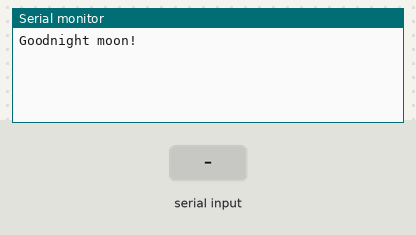
Simulated run of this sketch. Board: Arduino Uno, built with avr-gcc and run on an emulated ATmega328P. Parts: the last lines printed to the serial monitor. Inputs (shaded band) come from the test bench.

Above: at 1.2 s.
1.3 s: "wdzzy9113\n" received over the second serial link
At 2.2 s:
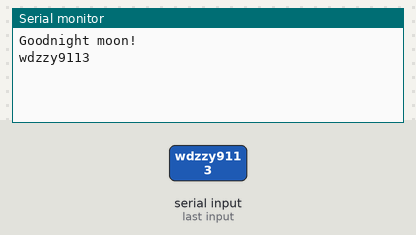
2.8 s: "1" received over the second serial link
At 3.3 s:
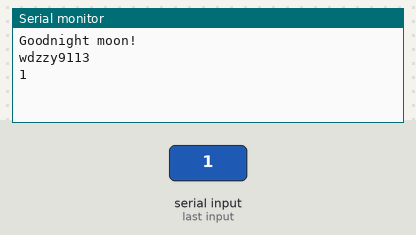

Measured:
- after the input at 1.3 s, the serial monitor: prints a new line at once (image 1)
- after the input at 2.8 s, the serial monitor: prints a new line at once (image 2)

The sketch:

AA.ino
```cpp
#include <SoftwareSerial.h>

SoftwareSerial mySerial(10, 11); // RX, TX


//WiFi Module
#define  ESP_MODE "AT+CWMODE=3"
#define  ESP_TCP_CONNECT "AT+CWJAP=\"song\",\"14901490\""
//#define  ESP_TCP_CONNECT "AT+CWJAP=\"Triz\",\"wdzzy9113"
#define  ESP_IP_PORT "AT+CIPSTART=\"TCP\",\"192.168.1.123\",8080"

#define  ESP_simple  "AT+CIPMUX=0"
#define  ESP_start "AT+CIPMODE=1"
#define  ESP_start_trasmit "AT+CIPSEND"


void setup() {
  // Open serial communications and wait for port to open:
  Serial.begin(115200);
  while (!Serial) {
    ; // wait for serial port to connect. Needed for native USB port only
  }


  Serial.println("Goodnight moon!");

  // set the data rate for the SoftwareSerial port
  mySerial.begin(115200);
 mySerial.println("Hello, world?");
////  mySerial.println(ESP_MODE);
////  delay(300);
////  mySerial.println(ESP_TCP_CONNECT);
////  delay(3000);
//  mySerial.println(ESP_IP_PORT);
//  delay(300);
////  mySerial.println(ESP_start);
////    delay(100);
//   mySerial.println(ESP_start_trasmit);
//    delay(1000);

}


void loop() { // run over and over
  if (mySerial.available()) {
    Serial.write(mySerial.read());
  }

  if (Serial.available()) {
    mySerial.write(Serial.read());
  }
}
```
